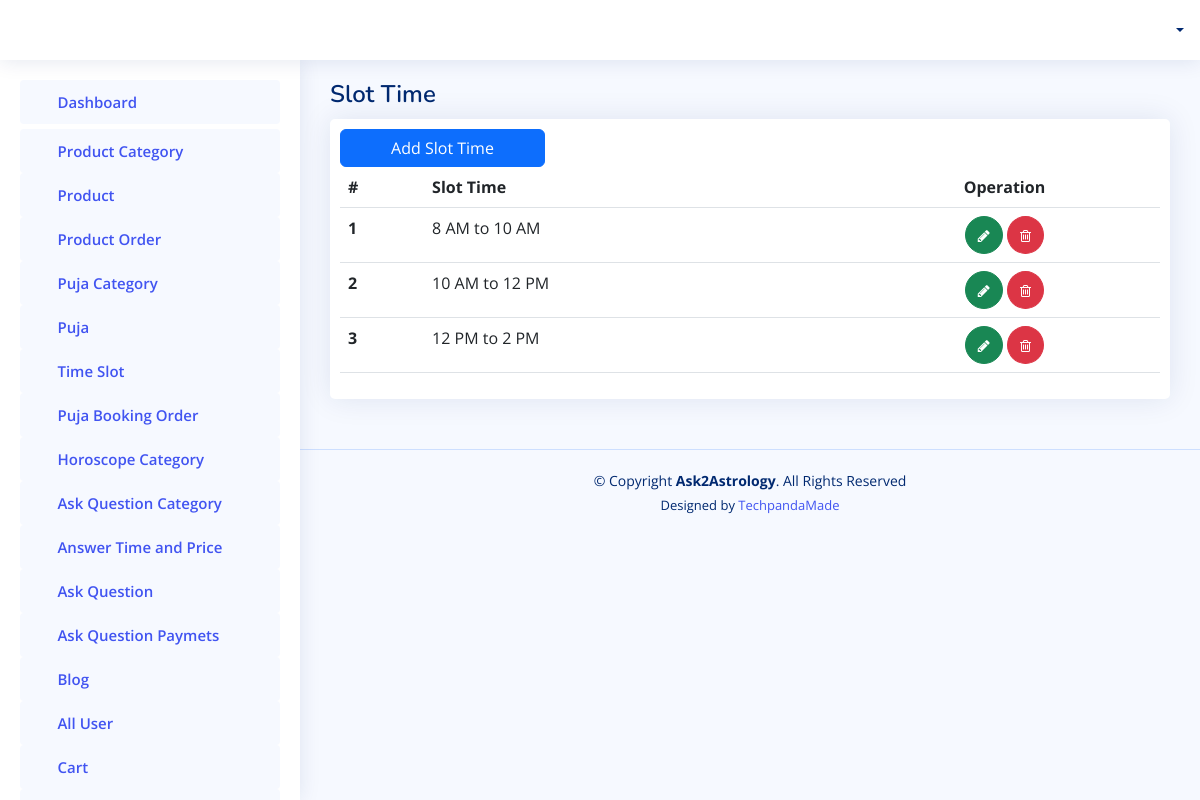
Page /admin-panel/getslottime/ on the committed database.
### adminapp/models.py (models this page shows, shortened)
class PoojaSlot(models.Model):
    slottime = models.CharField(max_length=10, null=True)

### adminapp/views.py (the view)
# urls.py: path('getslottime/',views.GetAllTimeSlot),
def GetAllTimeSlot(request):
    slot =PoojaSlot.objects.all().order_by('-id')
    return render(request, "admintemp/slottime.html", {'slot':slot})

### templates/admintemp/slottime.html (shortened to what this page needs)
{% extends 'admintemp/index.html' %}
{% load static %}
  {% block content %}
  <main id="main" class="main">
    <div class="pagetitle">
      <h1>Slot Time</h1>
    </div>
    <section class="section">
      <div class="row">
        <div class="col-lg-12">
          <div class="card">
            <div class="card-body" style="padding:10px;">
              <a href="/admin-panel/addslottime/"><button type="submit" class="btn btn-primary col-md-3">Add Slot Time</button></a>
              <table class="table">
                <thead>
                  <tr>
                    <th scope="col">#</th>
                    <th scope="col">Slot Time</th>
                    <th scope="col" style="text-align: center;">Operation</th>
                  </tr>
                </thead>
                <tbody>
                  {% for ky in slot %}
                  <tr>
                    <th scope="row">{{forloop.counter}}</th>
                    <td>{{ ky.slottime }}</td>
                    <td style="text-align: center;"><a class="btn btn-success" style="border-radius:50%;" href="{% url 'update_slt' id=ky.id %}"> <i class="fa fa-pencil" style="font-size: 14px;"> </i> </a>
                      <label for="confirmation-checkbox"><span class="btn btn-danger" style="border-radius:50%;" ><i class="fa fa-trash-o" style="font-size: 14px;"></i></span></label>
                    </td>
                    </tr>
                  {% endfor %}
                </tbody>
              </table>
            </div>
          </div>
      </div>
    </section>
  </main>
  {% endblock content %}

### static/assets2/css/style.css (style rules this page uses)
:root { scroll-behavior: smooth; }
body { font-family: "Open Sans", sans-serif; background: #f6f9ff; color: #444444; }
a { color: #4154f1; text-decoration: none; }
h1, h2, h3, h4, h5, h6 { font-family: "Nunito", sans-serif; }
#main { margin-top: 60px; padding: 20px 30px; transition: all 0.3s; }
.pagetitle { margin-bottom: 10px; }
.pagetitle h1 { font-size: 24px; margin-bottom: 0; font-weight: 600; color: #012970; }
.card { margin-bottom: 30px; border: none; border-radius: 5px; box-shadow: 0px 0 30px rgba(1, 41, 112, 0.1); }
.card-body { padding: 0 20px 20px 2 0px; }
@media (min-width: 1200px) { #main, #footer { margin-left: 300px; } }

### rows in the picture
PoojaSlot: slottime "8 AM to 10 AM"
PoojaSlot: slottime "10 AM to 12 PM"
PoojaSlot: slottime "12 PM to 2 PM"
